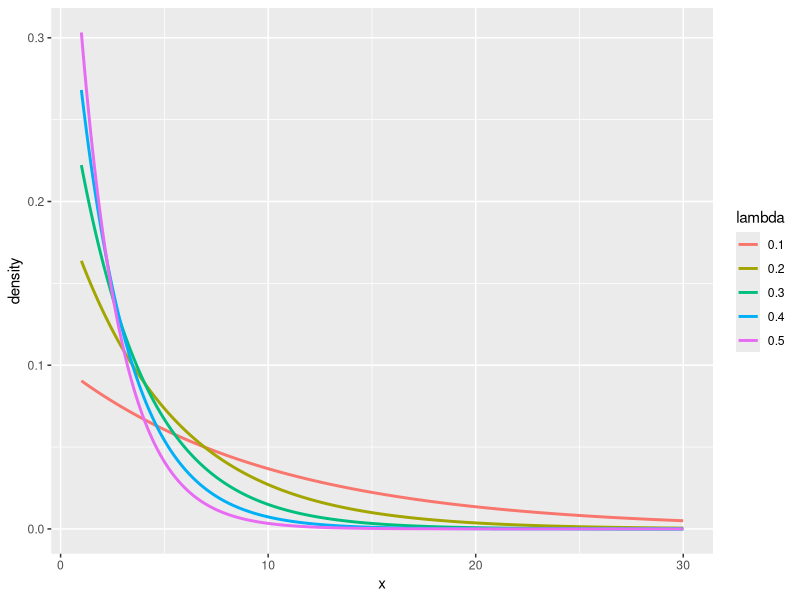
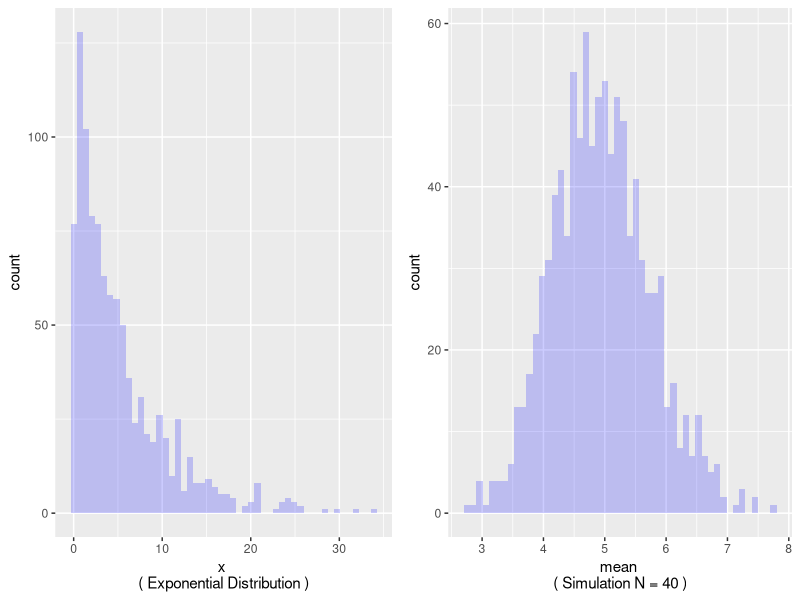

Write R code to recreate these figures, in order. (Note: this script raises an error after producing the figures.)
## ---- chunk 1
suppressMessages(library(ggplot2))                           # Plotting
suppressMessages(library(gridExtra, warn.conflicts = FALSE))
## ---- chunk 2
create_dexp_data <- function(xs, lambdas) {
  x_data <- rep(xs, length(lambdas))
  lambda_data <- rep(lambdas, length(xs))
  data.frame(x = x_data,
             lambda = as.factor(lambda_data),
             density = mapply(dexp, x_data, lambda_data))
}
## ---- chunk 3
categorical_line_plot <- function(data, x_column, y_column, group_column)
  ggplot(data=data, aes_string(x = x_column, y = y_column, color = group_column)) +
  geom_line(size=1)
## ---- chunk 4
categorical_line_plot(create_dexp_data(seq(1, 30, 0.01), seq(0.1 ,0.5, 0.1)), "x", "density", "lambda")
## ---- chunk 5
number_of_experiments <- 1000
sample_size <- 40
## ---- chunk 6
lambda = 0.2
## ---- chunk 7
mu <- 1 / lambda
sigma <- 1 / lambda
## ---- chunk 8
simulations <- matrix(rexp(sample_size * number_of_experiments, lambda), number_of_experiments, sample_size)
simulations_means <- apply(simulations, 1, mean)
## ---- chunk 9
histogram <- function(data, column, bins, title) {
  ggplot(data=data, aes_string(x = column)) +
    geom_histogram(bins = bins, na.rm = TRUE, fill = "blue", alpha = 0.2) +
    xlab(paste(column, "\n(", title, ")"))
}

histogram_exponential_distribution <- histogram(data.frame(x = rexp(number_of_experiments, lambda)), "x", 50, "Exponential Distribution")
histogram_simulation_N_40 <- histogram(data.frame(mean = simulations_means), "mean", 50, "Simulation N = 40")

grid.arrange(histogram_exponential_distribution, histogram_simulation_N_40, nrow=1)
## ---- chunk 10
estimate_mean <- mean(simulations_means)
estimate_sigma <- sd(simulations_means)
## ---- chunk 11
experiment_histogram <- function(sample_size, number_of_experiments, bins) {
simulations <- matrix(rexp(sample_size * number_of_experiments, lambda), number_of_experiments, sample_size)
simulations_means <- apply(simulations, 1, mean)
mu = mean(simulations_means)
sigma = sd(simulations_means) * sqrt(sample_size)
title <- paste("N =", sample_size, "\nmu = ", round(mu, 3), "\nsigma =", round(sigma, 3), "/ sqrt(N)")
histogram(data.frame(mean = simulations_means), "mean", bins, title)
}
## ---- chunk 12
histogram_N_10 <- experiment_histogram(10, 1000, 100)
histogram_N_50 <- experiment_histogram(50, 5000, 100)
histogram_N_1000 <- experiment_histogram(1000, 100000, 100)

grid.arrange(histogram_N_10, histogram_N_50, histogram_N_1000, ncol=3, nrow=1)
